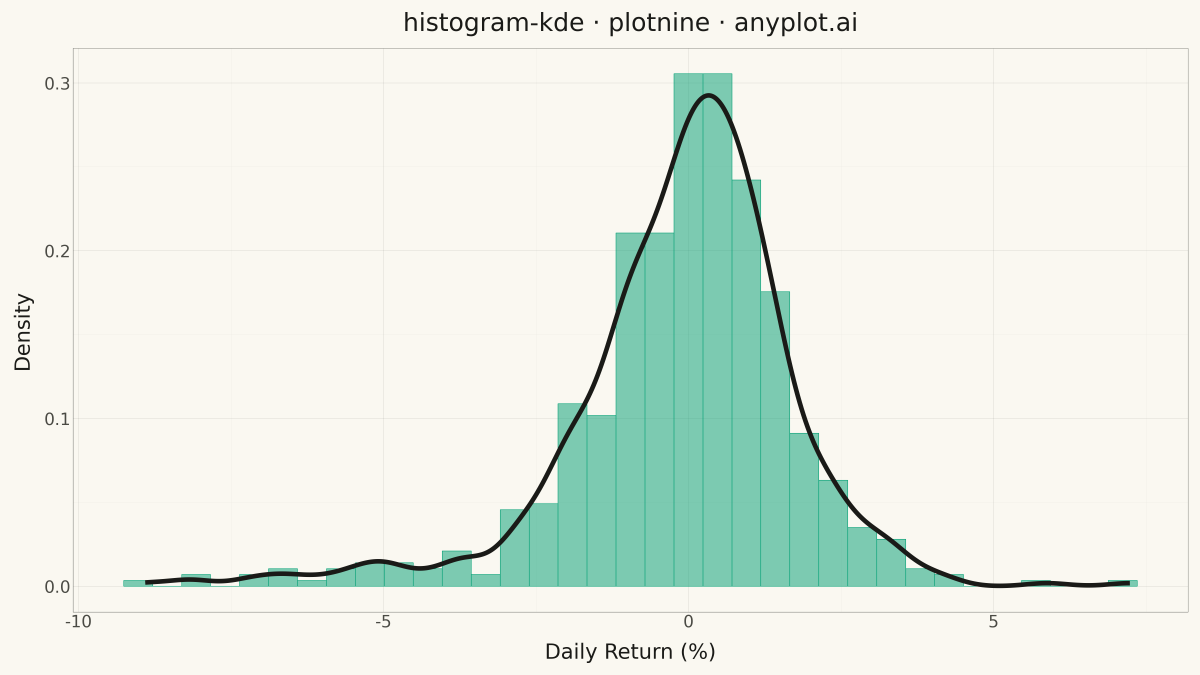
#> input picture plots/histogram-kde/implementations/python/plot-light.png, 4800 x 2700 px (shown at 1/4 size)
$ python -i images.py   (imports and definitions only)
#> lines starting #> are read from the running program, lines starting #| are printed output that depends on the picture
#> further down, picture is the input picture: PIL image 4800x2700 RGBA; mean R, G, B, A 230.6, 238.8, 229.5, 255
"""Image processing utilities for anyplot.

This module provides reusable functions for image manipulation:
- Thumbnail generation with aspect ratio preservation
- PNG optimization with pngquant
- Branded og:image generation for social media (any.plot() visual style)
- Collage generation for spec overview pages
- Before/after comparison images for update reviews

Usage as CLI:
    python -m core.images thumbnail input.png output.png 400
    python -m core.images process input.png output.png thumb.png
    python -m core.images brand input.png output.png "scatter-basic" "matplotlib"
    python -m core.images collage output.png img1.png img2.png img3.png img4.png
    python -m core.images compare before.png after.png output.png [spec_id] [library]
    python -m core.images home output.png [theme]
"""

import logging
from io import BytesIO
from pathlib import Path

from PIL import Image, ImageDraw, ImageFont


logger = logging.getLogger(__name__)

# Responsive image sizes and formats (issue #5191)
RESPONSIVE_SIZES = [1200, 800, 400]
RESPONSIVE_FORMATS: list[tuple[str, str, dict]] = [("png", "PNG", {}), ("webp", "WEBP", {"quality": 80})]
WEBP_FULL_QUALITY = 85

# GCS bucket for static assets (fonts)
GCS_STATIC_BUCKET = "anyplot-static"
MONOLISA_FONT_PATH = "fonts/MonoLisaVariableNormal.ttf"
MONOLISA_ITALIC_FONT_PATH = "fonts/MonoLisaVariableItalic.ttf"
FONT_CACHE_DIR = Path("/tmp/anyplot-fonts")

# =============================================================================
# Design tokens — match docs/reference/style-guide.md (§4 Color System)
# =============================================================================
#
# Theme dicts so OG images can be rendered light or dark from the same code.
# Token names mirror the CSS custom properties defined in the React app
# (`--bg-page`, `--ink`, `--ok-green`, etc.) so the OG cards read as a direct
# translation of the in-product surfaces.

OK_GREEN = "#009E73"  # brand anchor — the dot in any.plot()
OK_VERMILLION = "#D55E00"
OK_BLUE = "#0072B2"
OK_PURPLE = "#CC79A7"
OK_ORANGE = "#E69F00"
OK_SKY = "#56B4E9"
OK_YELLOW = "#F0E442"

OKABE_PALETTE = [OK_GREEN, OK_VERMILLION, OK_BLUE, OK_PURPLE, OK_ORANGE, OK_SKY, OK_YELLOW]

LIGHT_THEME: dict[str, str] = {
    "bg_page": "#FFFDF6",  # cream — slightly brighter than --bg-page (#F5F3EC) so the OG pops in feeds
    "bg_surface": "#FAF8F1",  # plot card surface
    "ink": "#1A1A17",  # primary text
    "ink_soft": "#4A4A44",  # secondary text
    "ink_muted": "#6B6A63",  # tertiary / meta
    "rule": "#E2DFD6",  # ~rgba(26,26,23,0.10) flattened
    "card_shadow": "#D9D5C8",
}

DARK_THEME: dict[str, str] = {
    "bg_page": "#0A0A08",  # near-black per issue spec ("#0a0a08 surface")
    "bg_surface": "#1A1A17",
    "ink": "#F0EFE8",
    "ink_soft": "#B8B7B0",
    "ink_muted": "#A8A79F",
    "rule": "#2A2A26",
    "card_shadow": "#000000",
}

# Library → Okabe-Ito accent color used for the colored 8x8 chip square
# next to library.method() callouts. Falls back to brand green for unknowns.
LIBRARY_COLORS: dict[str, str] = {
    "matplotlib": OK_BLUE,
    "seaborn": OK_SKY,
    "plotly": OK_PURPLE,
    "bokeh": OK_VERMILLION,
    "altair": OK_GREEN,
    "plotnine": OK_ORANGE,
    "pygal": OK_YELLOW,
    "highcharts": OK_BLUE,
    "letsplot": OK_GREEN,
    "lets-plot": OK_GREEN,
}

# Library → typical method call hint shown inside `library.method()` chips.
# Pure visual texture — these don't have to match any single example exactly.
LIBRARY_METHOD_HINTS: dict[str, str] = {
    "matplotlib": "pyplot.plot()",
    "seaborn": "scatterplot()",
    "plotly": "graph_objects.Figure()",
    "bokeh": "figure()",
    "altair": "Chart.mark_point()",
    "plotnine": "ggplot()",
    "pygal": "Line()",
    "highcharts": "Chart()",
    "letsplot": "ggplot()",
    "lets-plot": "ggplot()",
}

# Backwards-compatible aliases — kept so any external caller / test that imports
# the older constant names doesn't blow up. New code should reference the theme
# dicts above directly.
ANYPLOT_BG = LIGHT_THEME["bg_page"]
ANYPLOT_DARK = LIGHT_THEME["ink"]
ANYPLOT_BLUE = OK_BLUE  # legacy "brand blue" alias — actually Okabe blue now
ANYPLOT_YELLOW = OK_YELLOW
COLOR_LABEL_GRAY = LIGHT_THEME["ink_muted"]
COLOR_PLACEHOLDER_GRAY = LIGHT_THEME["ink_muted"]

# Domain string surfaced in the masthead-style top rule on every variant
# (the issue explicitly requires `anyplot.ai` to be visible on every OG card).
DOMAIN = "anyplot.ai"

# Tagline rotation — keep aligned with style-guide §3.3.
TAGLINE_FULL = "get inspired. grab the code. make it yours."
TAGLINE_SHORT = "any library."

# OG image dimensions (recommended for social media)
OG_WIDTH = 1200
OG_HEIGHT = 630
HEADER_HEIGHT = 80

# --- OG single-card layout ---
OG_OUTER_PADDING = 48  # outer margin around the card content
OG_MASTHEAD_HEIGHT = 38  # top rule height (`any.plot()  …  ~/anyplot.ai`)
OG_MASTHEAD_GAP = 22  # space between masthead rule and section title
OG_SECTION_TITLE_GAP = 16  # space between section title and plot card
OG_FOOTER_GAP = 18  # space between plot card and footer chip row
OG_CARD_PADDING = 18

# --- OG collage layout ---
COLLAGE_TOP_MARGIN = OG_OUTER_PADDING
COLLAGE_SIDE_MARGIN = OG_OUTER_PADDING
COLLAGE_CARD_GAP_X = 14
COLLAGE_CARD_GAP_Y = 30  # extra vertical room so the chip label sits below each card
COLLAGE_CARD_PADDING = 8
COLLAGE_LABEL_GAP = 8
COLLAGE_BOTTOM_MARGIN = OG_OUTER_PADDING
COLLAGE_COLS = 3
COLLAGE_ROWS = 2
COLLAGE_MAX_IMAGES = 6
COLLAGE_CARD_ASPECT = 16 / 9
COLLAGE_CARD_RADIUS = 10
COLLAGE_SHADOW_OFFSET = 2

# --- Comparison layout ---
COMPARE_WIDTH = 2400
COMPARE_HEIGHT = 800
COMPARE_MARGIN = 48
COMPARE_GAP = 36
COMPARE_HEADER_HEIGHT = 52
COMPARE_LABEL_HEIGHT = 44


def _text_size(draw: ImageDraw.ImageDraw, text: str, font) -> tuple[int, int]:
    """Return (width, height) of rendered text via textbbox."""
    bbox = draw.textbbox((0, 0), text, font=font)
    return bbox[2] - bbox[0], bbox[3] - bbox[1]


def _text_advance(draw: ImageDraw.ImageDraw, text: str, font) -> int:
    """Return the horizontal advance for a string (where the next glyph anchors).

    Uses Pillow's `textlength()` which returns the true font advance — what we
    want for laying out adjacent text runs (the wordmark, method chips, etc).
    `textbbox(...)[2]` would return the rightmost painted pixel instead, which
    drifts on fonts with non-zero side bearings or negative left bearings.
    """
    return int(draw.textlength(text, font=font))


# Optional: pngquant for better compression
try:
    import subprocess

    # `timeout=5` so a wedged binary can't block FastAPI startup forever
    # (this runs at module import time → before app is serving).
    _HAS_PNGQUANT = subprocess.run(["pngquant", "--version"], capture_output=True, timeout=5).returncode == 0
except (FileNotFoundError, subprocess.SubprocessError, subprocess.TimeoutExpired):  # fmt: skip
    _HAS_PNGQUANT = False


# [174 lines left out: functions create_thumbnail, optimize_png, process_plot_image, create_responsive_variants, not called in this run]


# =============================================================================
# Font loading (MonoLisa from GCS, with system-font fallback)
# =============================================================================


def _get_monolisa_font_path(local_only: bool = False, italic: bool = False) -> Path | None:
    """Get path to MonoLisa font, downloading from GCS if needed.

    Args:
        local_only: If True, only return the font if already cached locally.
        italic: If True, prefer the italic variant (script accents). Falls back
            to upright when the italic file is unavailable.

    Returns:
        Path to font file, or None if unavailable.
    """
    cache_filename = "MonoLisaVariableItalic.ttf" if italic else "MonoLisaVariableNormal.ttf"
    gcs_blob = MONOLISA_ITALIC_FONT_PATH if italic else MONOLISA_FONT_PATH
    cached_font = FONT_CACHE_DIR / cache_filename

    # Return cached font if exists
    if cached_font.exists():
        return cached_font

    if local_only:
        # If italic was requested but isn't cached, fall through to upright cache.
        if italic:
            upright_cached = FONT_CACHE_DIR / "MonoLisaVariableNormal.ttf"
            if upright_cached.exists():
                return upright_cached
        return None

    # Try to download from GCS
    try:
        from google.cloud import storage

        FONT_CACHE_DIR.mkdir(parents=True, exist_ok=True)

        client = storage.Client()
        bucket = client.bucket(GCS_STATIC_BUCKET)
        blob = bucket.blob(gcs_blob)
        blob.download_to_filename(str(cached_font))
        logger.info(f"Downloaded MonoLisa font to {cached_font}")
        return cached_font
    except Exception as e:
        logger.warning(f"Could not load MonoLisa font from GCS ({gcs_blob}): {e}")
        # Italic missing → fall back to upright so we still get *some* MonoLisa.
        if italic:
            return _get_monolisa_font_path(local_only=local_only, italic=False)
        return None


def _get_font(
    size: int = 32, weight: int = 700, local_only: bool = False, italic: bool = False
) -> ImageFont.FreeTypeFont | ImageFont.ImageFont:
    """Get a suitable font for text rendering.

    Tries to load MonoLisa from GCS cache, falls back to system fonts.

    Args:
        size: Font size in pixels
        weight: Font weight (100-900, default 700 for bold like website)
        local_only: If True, skip GCS download and only use locally cached or system fonts.
        italic: If True, prefer the italic MonoLisa subset (script accent for taglines).
    """
    # Try MonoLisa (from local cache, or download from GCS if allowed)
    monolisa_path = _get_monolisa_font_path(local_only=local_only, italic=italic)
    if monolisa_path:
        try:
            font = ImageFont.truetype(str(monolisa_path), size)
            # Set variable font weight (MonoLisa supports 100-1000)
            try:
                font.set_variation_by_axes([weight])
            except Exception:
                logger.debug("Font variation not supported for MonoLisa at weight=%d", weight)
            return font
        except OSError:
            logger.warning("Failed to load MonoLisa font from %s", monolisa_path)

    # Fallback to system fonts
    fallback_fonts = ["DejaVuSansMono-Bold.ttf", "DejaVuSansMono.ttf", "LiberationMono-Bold.ttf", "FreeMono.ttf"]

    for font_name in fallback_fonts:
        try:
            return ImageFont.truetype(font_name, size)
        except OSError:
            continue

    # Fallback to default
    return ImageFont.load_default()


# =============================================================================
# Brand drawing primitives (any.plot() wordmark, method chips, masthead)
# =============================================================================


def _draw_anyplot_wordmark(
    draw: ImageDraw.ImageDraw, x: int, y: int, font_size: int = 36, theme: dict[str, str] | None = None
) -> int:
    """Draw the `any.plot()` wordmark in the new visual style.

    - `any` and `plot` in `--ink`, MonoLisa Bold
    - `.` rendered as a filled green circle (the brand anchor) in place of the literal dot
    - `()` in `--ink` at 45% opacity, normal weight (not bold)

    Args:
        draw: ImageDraw instance to draw on
        x: X coordinate for text start (top-left)
        y: Y coordinate for text top
        font_size: Font size in pixels
        theme: Theme dict (defaults to LIGHT_THEME)

    Returns:
        Total horizontal advance of the rendered wordmark.
    """
    theme = theme or LIGHT_THEME
    bold_font = _get_font(font_size, weight=700)
    light_font = _get_font(font_size, weight=400)

    ink = theme["ink"]
    # Approximate `--ink` at 45% opacity by blending against `bg_page`.
    paren_color = _blend(ink, theme["bg_page"], 0.45)

    cursor_x = x

    # "any"
    draw.text((cursor_x, y), "any", fill=ink, font=bold_font)
    cursor_x += _text_advance(draw, "any", bold_font)

    # Green dot — drawn as a filled circle so it reads as a real "data point",
    # not a punctuation glyph that disappears against the ink.
    dot_diameter = max(int(font_size * 0.16), 4)
    dot_pad_x = max(int(font_size * 0.05), 2)
    cursor_x += dot_pad_x
    # Vertically center the dot against the cap-height of the surrounding glyphs.
    # For most monospace fonts the cap-height sits roughly at y + font_size * 0.7.
    dot_center_y = y + int(font_size * 0.78)
    draw.ellipse(
        [cursor_x, dot_center_y - dot_diameter // 2, cursor_x + dot_diameter, dot_center_y + dot_diameter // 2],
        fill=OK_GREEN,
    )
    cursor_x += dot_diameter + dot_pad_x

    # "plot"
    draw.text((cursor_x, y), "plot", fill=ink, font=bold_font)
    cursor_x += _text_advance(draw, "plot", bold_font)

    # "()" — ghosted, regular weight
    draw.text((cursor_x, y), "()", fill=paren_color, font=light_font)
    cursor_x += _text_advance(draw, "()", light_font)

    return cursor_x - x


# Legacy alias — the function was previously named `_draw_anyplot_logo`. Kept so
# any external consumer (and the existing test suite) keeps working.
_draw_anyplot_logo = _draw_anyplot_wordmark


def _hex_to_rgb(color: str) -> tuple[int, int, int]:
    """Parse `#RRGGBB` into an (r, g, b) tuple."""
    color = color.lstrip("#")
    return int(color[0:2], 16), int(color[2:4], 16), int(color[4:6], 16)


def _blend(fg: str, bg: str, alpha: float) -> tuple[int, int, int]:
    """Blend `fg` over `bg` at `alpha` opacity. Returns an (r, g, b) tuple.

    Used to fake CSS `opacity: 0.45` on opaque PIL canvases — `()` in the
    wordmark, dotted underlines, soft labels.
    """
    fr, fg_, fb = _hex_to_rgb(fg)
    br, bg_, bb = _hex_to_rgb(bg)
    return (
        int(fr * alpha + br * (1 - alpha)),
        int(fg_ * alpha + bg_ * (1 - alpha)),
        int(fb * alpha + bb * (1 - alpha)),
    )


def _draw_masthead(
    draw: ImageDraw.ImageDraw,
    canvas_width: int,
    top_y: int,
    theme: dict[str, str],
    *,
    font_size: int = 22,
    show_domain: bool = True,
) -> int:
    """Draw the top brand bar: `any.plot()` wordmark on the left, `~/anyplot.ai` on the right.

    Mirrors the React app's <Masthead> component (style-guide §6.4) so the OG
    card immediately reads as a slice of the site.

    Returns:
        The y-coordinate of the rule line drawn underneath the masthead.
    """
    wordmark_y = top_y
    _draw_anyplot_wordmark(draw, OG_OUTER_PADDING, wordmark_y, font_size=font_size, theme=theme)

    if show_domain:
        domain_font = _get_font(int(font_size * 0.62), weight=500)
        domain_text = f"~/{DOMAIN}"
        domain_w, _ = _text_size(draw, domain_text, domain_font)
        domain_x = canvas_width - OG_OUTER_PADDING - domain_w
        # Vertically center against the wordmark's cap-height.
        domain_y = wordmark_y + int(font_size * 0.32)
        draw.text((domain_x, domain_y), domain_text, fill=theme["ink_muted"], font=domain_font)

    rule_y = wordmark_y + font_size + int(font_size * 0.55)
    draw.line([(OG_OUTER_PADDING, rule_y), (canvas_width - OG_OUTER_PADDING, rule_y)], fill=theme["rule"], width=1)
    return rule_y


def _draw_section_title(
    draw: ImageDraw.ImageDraw,
    text: str,
    x: int,
    y: int,
    theme: dict[str, str],
    *,
    title_size: int = 30,
    prompt: str = "❯",
) -> int:
    """Draw a `❯ section-title` line in the section-header pattern (style-guide §6.3).

    The chevron sits in `--ink-muted`, the title in `--ink`. Returns the bottom
    y-coordinate (caller advances from there).
    """
    prompt_font = _get_font(int(title_size * 0.7), weight=500)
    title_font = _get_font(title_size, weight=500)

    cursor_x = x
    # Prompt is offset down a hair so the chevron's optical center aligns with the title baseline.
    draw.text((cursor_x, y + int(title_size * 0.08)), prompt, fill=theme["ink_muted"], font=prompt_font)
    cursor_x += _text_advance(draw, prompt, prompt_font) + int(title_size * 0.35)
    draw.text((cursor_x, y), text, fill=theme["ink"], font=title_font)
    return y + int(title_size * 1.2)


# [50 lines left out: functions _draw_method_chip, _draw_dotted_text, not called in this run]


# =============================================================================
# Card / image utilities
# =============================================================================


def _draw_rounded_card(
    base: Image.Image,
    content: Image.Image,
    x: int,
    y: int,
    padding: int = 12,
    radius: int = 16,
    shadow_offset: int = 4,
    shadow_blur: int = 8,
    *,
    surface_color: str | tuple[int, int, int] = "#FAF8F1",
    rule_color: str | tuple[int, int, int] = "#E2DFD6",
    shadow_color: str | tuple[int, int, int] = "#D9D5C8",
) -> None:
    """Draw a rounded card with shadow containing the content image.

    Args:
        base: Base image to draw on
        content: Content image to put in the card
        x: X position for the card
        y: Y position for the card
        padding: Padding inside the card
        radius: Corner radius
        shadow_offset: Shadow offset in pixels
        shadow_blur: Shadow blur amount (kept for backwards compat — unused)
        surface_color: Card background fill
        rule_color: 1px border color around the card
        shadow_color: Soft shadow fill
    """
    del shadow_blur  # kept in signature for backwards compatibility
    card_width = content.width + 2 * padding
    card_height = content.height + 2 * padding

    # Soft shadow rectangle, offset down-right.
    shadow = Image.new("RGBA", (card_width, card_height), (0, 0, 0, 0))
    shadow_draw = ImageDraw.Draw(shadow)
    shadow_draw.rounded_rectangle([0, 0, card_width - 1, card_height - 1], radius=radius, fill=shadow_color)
    base.paste(shadow, (x + shadow_offset, y + shadow_offset), shadow)

    # Card surface + thin rule border (matches `border: 1px solid var(--rule)` per §7.2).
    card = Image.new("RGBA", (card_width, card_height), (0, 0, 0, 0))
    card_draw = ImageDraw.Draw(card)
    card_draw.rounded_rectangle(
        [0, 0, card_width - 1, card_height - 1], radius=radius, fill=surface_color, outline=rule_color, width=1
    )
    base.paste(card, (x, y), card)

    # Paste content (the actual plot)
    base.paste(content, (x + padding, y + padding))


def _load_plot_image(source: str | Path | Image.Image | bytes) -> Image.Image:
    """Load a plot image from various sources, converting to RGB."""
    if isinstance(source, bytes):
        img = Image.open(BytesIO(source))
    elif isinstance(source, Image.Image):
        img = source
    else:
        img = Image.open(source)
    if img.mode in ("RGBA", "P"):
        img = img.convert("RGB")
    return img


def _finalize_og_image(
    final: Image.Image, output_path: str | Path | None, theme: dict[str, str] | None = None
) -> Image.Image | bytes:
    """Composite RGBA→RGB and either save or return bytes."""
    theme = theme or LIGHT_THEME
    final_rgb = Image.new("RGB", final.size, theme["bg_page"])
    final_rgb.paste(final, mask=final.split()[3] if final.mode == "RGBA" else None)

    if output_path:
        final_rgb.save(output_path, "PNG", optimize=True)
        return final_rgb

    buffer = BytesIO()
    final_rgb.save(buffer, "PNG", optimize=True)
    return buffer.getvalue()


# =============================================================================
# Before/After Comparison Images
# =============================================================================


# [243 lines left out: functions create_comparison_image, _fit_image, create_branded_header, create_home_og_image, not called in this run]


def create_branded_og_image(
    plot_image: str | Path | Image.Image | bytes,
    output_path: str | Path | None = None,
    spec_id: str | None = None,
    library: str | None = None,
    *,
    theme: str = "light",
    method: str | None = None,
) -> Image.Image | bytes:
    """Render a branded OG card for a single implementation in the any.plot() style.

    Layout (1200×630):

        ┌──────────────────────────────────────────────────────────────┐
        │  any.plot()                                  ~/anyplot.ai    │
        │  ──────────────────────────────────────────────────────────  │
        │  ❯ scatter-basic                                             │
        │  ┌────────────────────────────────────────────────────────┐  │
        │  │                                                        │  │
        │  │                  [ plot rendered here ]                │  │
        │  │                                                        │  │
        │  └────────────────────────────────────────────────────────┘  │
        │  ■ matplotlib.pyplot.plot()      get inspired. grab the code.│
        └──────────────────────────────────────────────────────────────┘

    Args:
        plot_image: Path to plot image, PIL Image, or bytes
        output_path: If provided, save to this path
        spec_id: Spec slug rendered as the section title (`❯ {spec_id}`)
        library: Library name rendered in the colored chip
        theme: "light" (cream `#FFFDF6`) or "dark" (`#0a0a08`) surface
        method: Optional explicit method-call hint (e.g. `pyplot.scatter()`)
            shown after `library.` in the chip. Defaults to a per-library hint.
    """
    theme_dict = DARK_THEME if theme == "dark" else LIGHT_THEME
    img = _load_plot_image(plot_image)

    final = Image.new("RGBA", (OG_WIDTH, OG_HEIGHT), theme_dict["bg_page"])
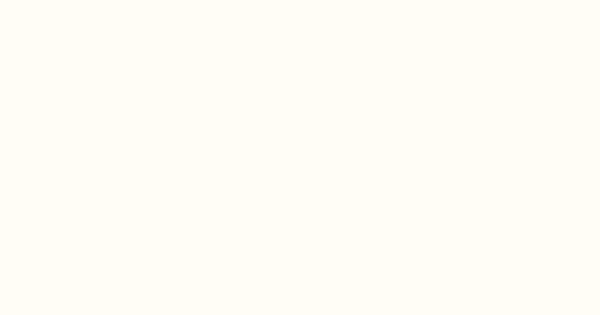
#> final: PIL image 1200x630 RGBA (shown at 1/2 size); mean R, G, B, A 255, 253, 246, 255
    draw = ImageDraw.Draw(final)

    # --- Masthead ---
    rule_y = _draw_masthead(draw, OG_WIDTH, OG_OUTER_PADDING, theme_dict, font_size=24)
#> rule_y = 85

    # --- Section title (❯ spec-id) ---
    section_title = spec_id or "plot"
    title_y = rule_y + OG_MASTHEAD_GAP
#> title_y = 107
    title_bottom = _draw_section_title(draw, section_title, OG_OUTER_PADDING, title_y, theme_dict, title_size=28)
#> title_bottom = 140

    # --- Plot card ---
    chip_row_height = 30
    available_top = title_bottom + OG_SECTION_TITLE_GAP
#> available_top = 156
    available_bottom = OG_HEIGHT - OG_OUTER_PADDING - chip_row_height - OG_FOOTER_GAP
    available_height = available_bottom - available_top - 2 * OG_CARD_PADDING
#> available_height = 342
    available_width = OG_WIDTH - 2 * OG_OUTER_PADDING - 2 * OG_CARD_PADDING

    scale = min(available_width / img.width, available_height / img.height)
#> scale = 0.127
    new_width = int(img.width * scale)
#> new_width = 608
    new_height = int(img.height * scale)
#> new_height = 342
    plot_resized = img.resize((new_width, new_height), Image.Resampling.LANCZOS)
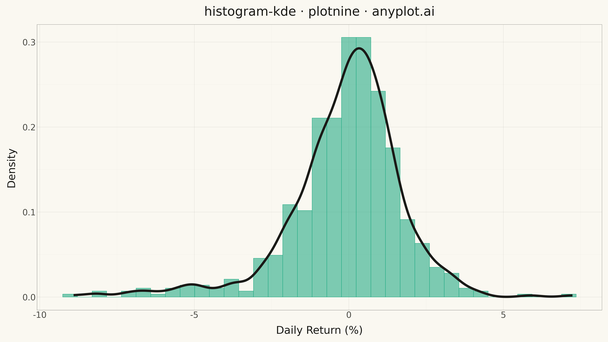
#> plot_resized: PIL image 608x342 RGB; mean R, G, B 230.5, 238.7, 229.5

    card_x = (OG_WIDTH - new_width - 2 * OG_CARD_PADDING) // 2
#> card_x = 278
    card_y = available_top + (available_height - new_height) // 2
#> card_y = 156
#> (the rest of the program and of its run is left out)
